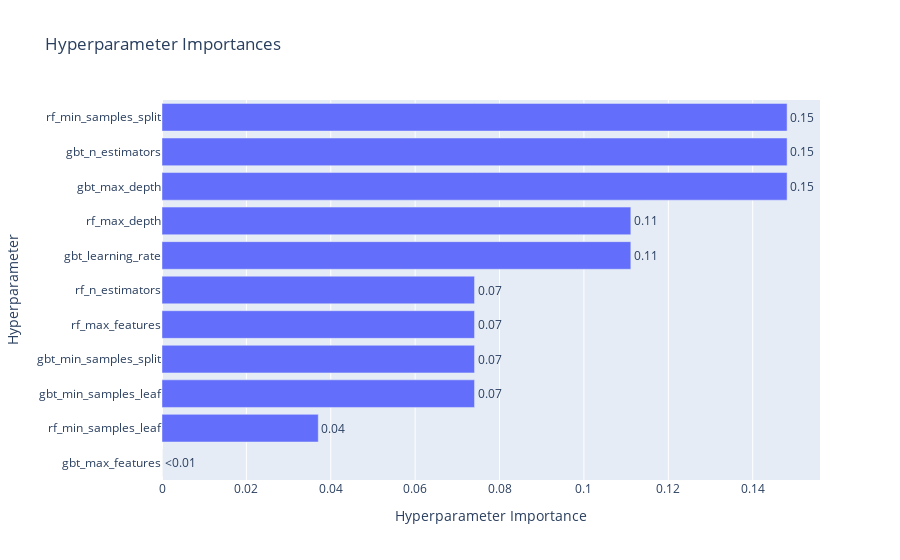

The notebook cell this image was saved under:
### Code cell
plot_param_importances(study)

### Figure 1 — Plotly figure (JSON) as saved in the notebook; plotly's stock layout.template omitted (floating-point values rounded to 4 significant figures)
{"data": [{"cliponaxis": false, "hovertemplate": ["gbt_max_features (IntDistribution): 0.0<extra></extra>", "rf_min_samples_leaf (IntDistribution): 0.03703703703703606<extra></extra>", "gbt_min_samples_leaf (IntDistribution): 0.07407407407407414<extra></extra>", "gbt_min_samples_split (IntDistribution): 0.07407407407407414<extra></extra>", "rf_max_features (IntDistribution): 0.07407407407407414<extra></extra>", "rf_n_estimators (IntDistribution): 0.07407407407407414<extra></extra>", "gbt_learning_rate (FloatDistribution): 0.11111111111111122<extra></extra>", "rf_max_depth (IntDistribution): 0.11111111111111122<extra></extra>", "gbt_max_depth (IntDistribution): 0.14814814814814828<extra></extra>", "gbt_n_estimators (IntDistribution): 0.14814814814814828<extra></extra>", "rf_min_samples_split (IntDistribution): 0.14814814814814828<extra></extra>"], "name": "Objective Value", "orientation": "h", "text": ["<0.01", "0.04", "0.07", "0.07", "0.07", "0.07", "0.11", "0.11", "0.15", "0.15", "0.15"], "textposition": "outside", "type": "bar", "x": [0, 0.03704, 0.07407, 0.07407, 0.07407, 0.07407, 0.1111, 0.1111, 0.1481, 0.1481, 0.1481], "y": ["gbt_max_features", "rf_min_samples_leaf", "gbt_min_samples_leaf", "gbt_min_samples_split", "rf_max_features", "rf_n_estimators", "gbt_learning_rate", "rf_max_depth", "gbt_max_depth", "gbt_n_estimators", "rf_min_samples_split"]}], "layout": {"title": {"text": "Hyperparameter Importances"}, "xaxis": {"title": {"text": "Hyperparameter Importance"}}, "yaxis": {"title": {"text": "Hyperparameter"}}}}
